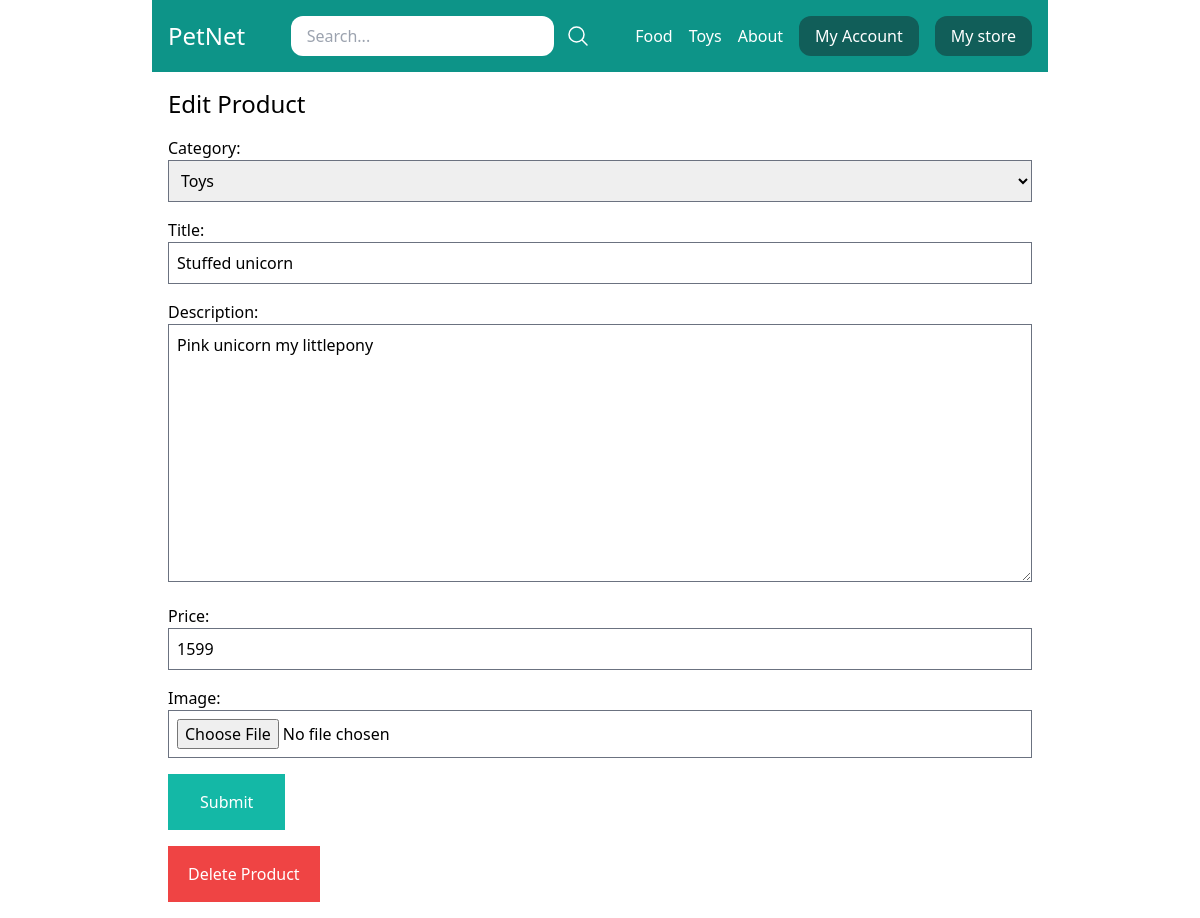
The app's page /my-store/edit-product/9/ (signed in), older data.
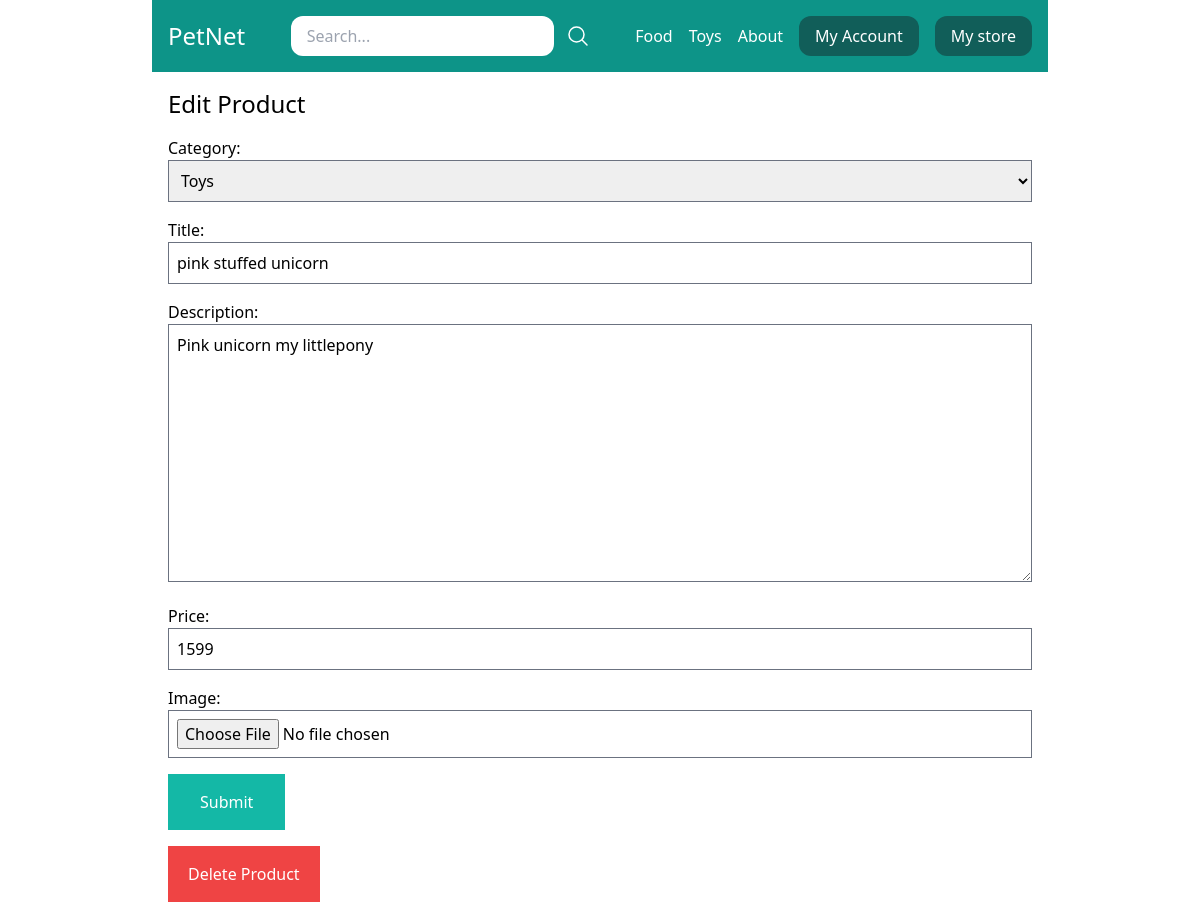
The same page, newer data.
### store/models.py (models this page shows, shortened)
class Category(models.Model):
    title = models.CharField(max_length=50)
    slug = models.SlugField(max_length= 50)
    class Meta:
        verbose_name_plural = 'Categories'
    def __str__(self):
        return self.title

class Product(models.Model):
    DRAFT = 'draft'
    WAITING_APPROVAL = 'waitingapproval'
    ACTIVE = 'active'
    DELETED = 'deleted'
    STATUS_CHOICES =(
        (DRAFT, 'Draft'),
        (WAITING_APPROVAL, 'Waiting approval'),
        (ACTIVE, 'Active'),
        (DELETED, 'Deleted'),
    )
    user = models.ForeignKey(User, related_name='products', on_delete=models.CASCADE)
    category = models.ForeignKey(Category, related_name='products', on_delete=models.CASCADE)
    title = models.CharField(max_length=50)
    slug = models.SlugField(max_length= 50)
    description = models.TextField(blank=True)
    image = models.ImageField(upload_to='uploads/product_images/', blank=True, null=True)
    price = models.IntegerField()
    created_at = models.DateTimeField(auto_now_add=True)
    updated_at = models.DateTimeField(auto_now=True)
    status= models.CharField(max_length=50, choices=STATUS_CHOICES, default=ACTIVE)
    class Meta:
        ordering = ('-created_at', )

### userprofile/views.py (the view)
# urls.py: path('my-store/edit-product/<int:pk>/', views.edit_product, name='edit_product'),
@login_required
def edit_product(request, pk):
    product = Product.objects.filter(user=request.user).get(pk=pk)
    if request.method == 'POST':
        form = ProductForm(request.POST, request.FILES, instance=product)
        if form.is_valid:
            form.save()
            messages.success(request, 'The changes was saved')
            return redirect('my_store')
    else:
        form = ProductForm(instance=product)
    return render(request, 'userprofile/product_form.html', {'title':'Edit Product', 'product':product, 'form': form} )

### store/forms.py
class ProductForm(forms.ModelForm):
    class Meta:
        model = Product
        fields = ('category', 'title', 'description', 'price', 'image',)
        widgets = {
            'category': forms.Select(attrs={
                'class': 'w-full p-2 border border-gray-500'
            }),
            'title': forms.TextInput(attrs={
                'class': 'w-full p-2 border border-gray-500'
                }),
            'description': forms.Textarea(attrs={
                'class': 'w-full p-2 border border-gray-500'
                }),
            'price': forms.TextInput(attrs={
                'class': 'w-full p-2 border border-gray-500'
            }),
            'image': forms.FileInput(attrs={
                'class': 'w-full p-2 border border-gray-500'
            }),
        }

### store/templatetags/menu.py (called while the page is built)
@register.inclusion_tag('core/menu.html')
def menu():
    categories = Category.objects.all()
    return {'categories': categories}

### userprofile/templates/userprofile/product_form.html (shortened to what this page needs)
{% extends 'core/base.html' %}
{% block content %}
    <h1 class="text-2xl">{{ title }}</h1>
    <form method="POST" action="." enctype="multipart/form-data" class="space-y-4">
        {{ form.as_p }}
        <button class="py-4 px-8 bg-teal-500 text-white hover:bg-teal-800">Submit</button>
    </form>
    {% if product %}
        <a href="{% url 'delete_product' product.id %}" class="mt-4 inline-block py-4 px-5 bg-red-500 text-white hover:bg-red-800">Delete Product</a>
    {% endif %}
{% endblock %}

### core/templates/core/menu.html
{% for category in categories %}
    <a href="{% url 'category_detail' category.slug %}" class="text-white">{{category.title}}</a>
{% endfor %}
<a href="{% url 'about' %}" class="text-white">About</a>

Row changes from the older to the newer data that the page shows:
changed through a linked row, Category "Food": title "Stuffed unicorn" → "pink stuffed unicorn"
